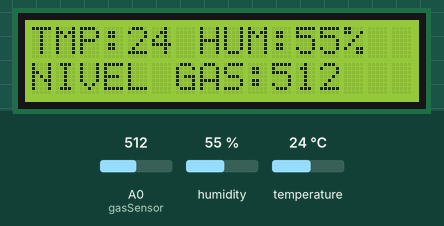
Simulated run of this sketch. Board: Arduino Uno, built with avr-gcc and run on an emulated ATmega328P. Shown: 16×2 character LCD. The inputs (shaded band) are chosen by the test bench; at power-on: humidity 55 %, A0 (gasSensor) = 512, temperature 24 °C. What the sketch prints to the serial monitor is not drawn.

Above: at 1.2 s.
1.3 s: humidity set to 22 %
At 2.8 s:
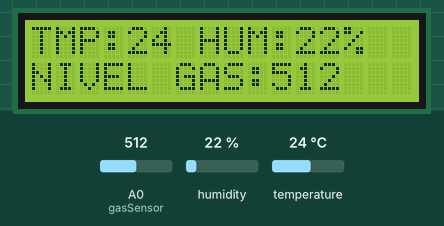
3.7 s: A0 (gasSensor) set to 716
At 5.0 s:
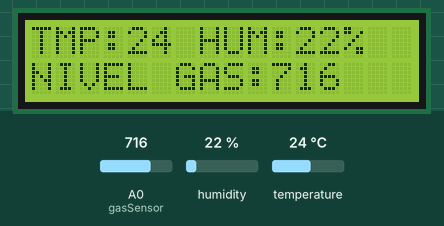
5.3 s: temperature set to 12 °C
At 7.5 s:
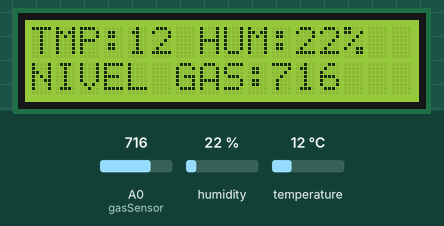
8.0 s: A0 (gasSensor) set to 900
At 8.6 s:
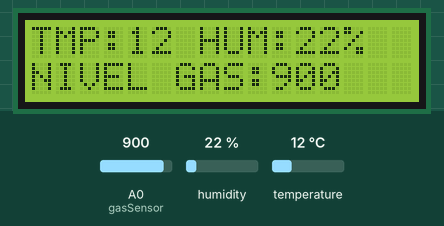
9.6 s: humidity set to 40 %
At 12.0 s:
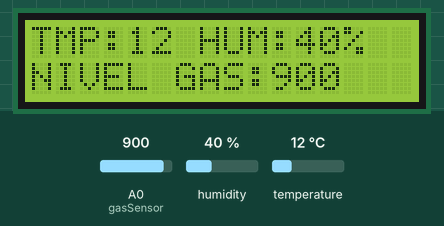
12.3 s: A0 (gasSensor) set to 1023
At 13.4 s:
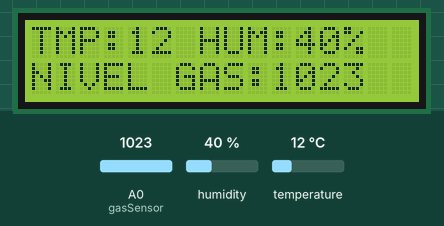
Timing chart, 0 to 14.9 s (numbered marks = the images above; inputs shaded):
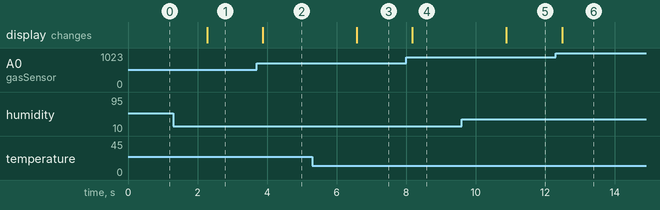

Measured:
- after the input at 1.3 s, the display: changes after 0.98 s (image 1)
- after the input at 3.7 s, the display: changes after 0.17 s (image 2)
- after the input at 5.3 s, the display: changes after 1.3 s (image 3)
- after the input at 8.0 s, the display: changes after 0.18 s (image 4)
- after the input at 9.6 s, the display: changes after 1.3 s (image 5)
- after the input at 12.3 s, the display: changes after 0.19 s (image 6)

The sketch:

Uno_Reader_Transmiter.ino
```cpp
//INCLUDE SECTION
#include <Wire.h>
#include <LiquidCrystal_I2C.h>
#include <DHT.h>

//DEFINE SECTION
#define DHT_PIN 2
#define gasSensor A0

//GLOBAL VARIABLES SECTION
//SDA: A4, SCL:A5
LiquidCrystal_I2C lcd (0x27,2,1,0,4,5,6,7);// DIR,E,RW,RS,D4,D5,D6,D7
DHT dht_sensor(DHT_PIN,DHT11);
typedef struct Lecturas
{
  byte temp = 0;
  byte hum = 0;
  byte gas[4] = {0};
};

struct Lecturas datos;

void setup() {
  Wire.begin(); // Inicia el puerto I2C
  dht_sensor.begin();
  lcd.setBacklightPin(3,POSITIVE);
  lcd.setBacklight(HIGH);
  lcd.begin(16,2);
  lcd.clear();
  Serial.begin(9600); // Establece la velocidad de datos del puerto serie

}

void loop() {
  Leer_Mostrar_Datos();
  delay(500);
  enviar_por_serie();
}

void enviar_por_serie()
{
  Serial.write((const char*)&datos, sizeof(struct Lecturas));
}

void Leer_Mostrar_Datos()
{
  datos.temp = dht_sensor.readTemperature();
  datos.hum = dht_sensor.readHumidity();
  unsigned long gas = analogRead(gasSensor);
  fromIntToBytes(datos.gas,gas);
  lcd.setCursor(0,0);
  lcd.print("TMP:");
  lcd.print(datos.temp,DEC);
  lcd.print(" HUM:");
  lcd.print(datos.hum,DEC);lcd.print("%  ");
  lcd.setCursor(0,1);
  lcd.print("NIVEL GAS:");
  lcd.print(gas,DEC);lcd.print("    ");
}

void fromIntToBytes(byte* bytes, long lng)
{
  bytes[0] = (byte)((lng & 0xFF000000) >> 24);
  bytes[1] = (byte)((lng & 0x00FF0000) >> 16);
  bytes[2] = (byte)((lng & 0x0000FF00) >> 8);
  bytes[3] = (byte)((lng & 0x000000FF));
}
```
